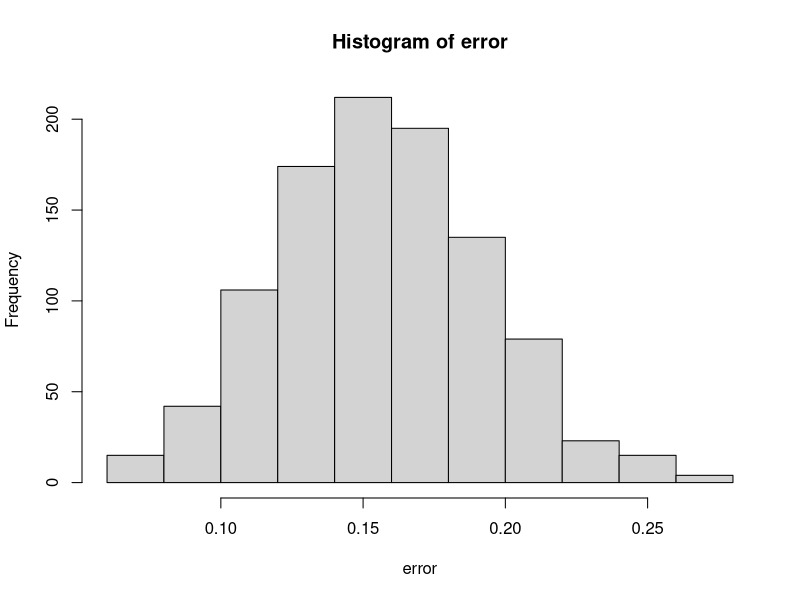

The R script that drew this image:
library(e1071)  #  <-- Do once to get into the work area.

# Simulation parameters.
Niter <- 1000
Nx.per.y <- 10
mux0 <- rep(0, Nx.per.y)
mux1 <- c(rep(1, Nx.per.y / 2), rep(0, Nx.per.y / 2))
Ny0 <- 50
Ny1 <- 50
Ny <- Ny0 + Ny1

error = rep(0, Niter)
for (i in 1 : Niter) { #i =1
  
  # Generate training data set with Ny0 observations from one class and Ny1
  # observations from the other.
  x0 <-
    matrix(rnorm(Ny0 * Nx.per.y, mean = mux0), ncol = Nx.per.y, byrow = TRUE)
  
  y0 <- c(rep(0, Ny0))
  x1 <-
    matrix(rnorm(Ny1 * Nx.per.y, mean = mux1), ncol = Nx.per.y, byrow = TRUE)
  
  y1 <- c(rep(1, Ny1))
  xdat1 <- rbind(x0, x1)
  ydat1 <- c(y0, y1)
  traindat <- data.frame(x = xdat1, y = as.factor(ydat1))
  
  # Fit default support vector classifier.
  svmfit <- svm(y ~ ., data = traindat)
  
  # Generate test data set.
  x0test <-
    matrix(rnorm(Ny0 * Nx.per.y, mean = mux0), ncol = Nx.per.y, byrow = TRUE)
  
  y0test <- c(rep(0, Ny0))
  x1test <-
    matrix(rnorm(Ny1 * Nx.per.y, mean = mux1), ncol = Nx.per.y, byrow = TRUE)
  
  y1test <- c(rep(1, Ny1))
  xdat1test <- rbind(x0test, x1test)
  ydat1test <- c(y0, y1)
  testdat <- data.frame(x = xdat1test, y = as.factor(ydat1test))
  
  # Predict the class labels of these test observations using default svmfit.
  # and calculate the error
  ypred <- predict(svmfit, testdat)
  error[i] <- sum(as.character(ypred) != as.character(testdat$y)) / Ny
} # next i
hist(error)
mean(error)
sd(error)
